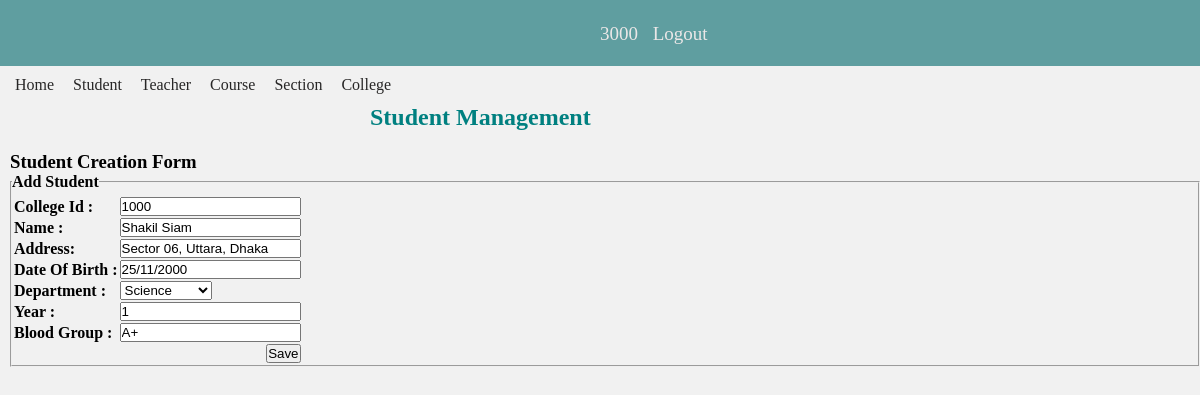
/view/editStudents.php?id=2 (signed in), run on the app's committed database.
### tables this page shows
CREATE TABLE `students` (
  `id` int(9) NOT NULL,
  `cid` int(9) NOT NULL,
  `name` varchar(50) NOT NULL,
  `department_id` int(9) NOT NULL,
  `address` varchar(80) NOT NULL,
  `dob` varchar(12) NOT NULL,
  `year` int(3) NOT NULL,
  `blood` varchar(10) NOT NULL,
  `password` varchar(25) NOT NULL,
  `section_id` int(9) DEFAULT NULL,
  `created` timestamp NOT NULL DEFAULT current_timestamp()
);

### models/db_config.php (called while the page is built, shortened)
<?php
	$db_server="localhost";
	$db_uname="root";
	$db_pass="";
	$db_name="college_portal_db";
	function get($query){
		global $db_server,$db_uname,$db_pass,$db_name;
		$conn = mysqli_connect($db_server,$db_uname,$db_pass,$db_name);
		$data = array();
		if($conn){
			$result = mysqli_query($conn,$query);
			while($row = mysqli_fetch_assoc($result)){
				$data[] = $row;
			}
		}
		return $data;
	}
?>

### controllers/studentController.php (called while the page is built, shortened)
<?php
     require_once "../models/db_config.php";
     $departments = getAllDepartments();
     function getStudent($id){
          $query ="SELECT * FROM students where id = $id";
          $rs = get($query);
          return $rs[0];
     }
     function getAllDepartments(){
          $query ="SELECT * FROM departments";
          $rs = get($query);
          return $rs;
     }
?>

### view/editStudents.php (the view, shortened to what this page needs)
<?php
    include_once "../controllers/studentController.php";
    $student = getStudent($_GET["id"]);
    $department = getAllDEpartments();
?>
<!DOCTYPE html>
<html lang="en">
<head>
    <link rel="stylesheet" href="./css/style.css">
</head>
<body>
<?php  require_once "./headerDash.php"; ?>
<div class="main-container">
        <?php  include_once "./adminNav.php"?>
        <div class="home">
            <h2>Student Management</h2>
            <div class="students-section">
                <h3>Student Creation Form</h3>
                <form action="" method="post">
        <fieldset>
            <legend><b>Add Student</b></legend>
                 <table>
                     <tr>
                        <td><b>College Id :</b></td>
                        <td><input type="text" name="cid" value="<?php echo $student["cid"]; ?>"></td>
                    </tr>
                    <tr>
                        <td><b>Name :</b></td>
                        <td><input type="text" name="name" value="<?php echo $student["name"]; ?>"></td>
                    </tr>
                    <tr>
                        <td><b>Address:</b></td>
                        <td><input type="text" name="address" value="<?php echo $student["address"]; ?>"></td>
                    </tr>
                    <tr>
                        <td><b>Date Of Birth :</b></td>
                        <td>
                            <input type="text" name="dob" value="<?php echo $student["dob"]; ?>" placeholder="dd/mm/yy"><br>
                        </td>
                    </tr>
                    <tr>
                        <td><b>Department :</b></td>
                        <td>
                            <select name="department">
                                <?php
                                   foreach($departments as $c){
                                    if($c['id']==$student['department_id']){
                                        echo "<option selected value='".$c["id"]."'>".$c["d_name"]."</option>";
                                    }
                                    else{
                                        echo "<option value='".$c["id"]."'>".$c["d_name"]."</option>";
                                    }
                                }
                                ?>
                            </select>
                        </td>
                    </tr>
                    <tr>
                        <td><b>Year :</b></td>
                        <td>
                            <input type="text" name="year" value="<?php echo $student["year"]; ?>"><br>
                        </td>
                    </tr>
                    <tr>
                        <td><b>Blood Group :</b></td>
                        <td>
                            <input type="text" name="blood" value="<?php echo $student["blood"]; ?>"><br>
                        </td>
                    </tr>
                <tr>
					<td colspan="2" align="right"><input type="submit" name="edit_student" value="Save"></td>
				</tr>
            </table>
        </fieldset>
    </form>
            </div>
        </div>
    </div>
</body>
</html>

### view/css/style.css (style rules this page uses)
* { margin: 0px; padding: 0px; }
body { background: rgb(241, 241, 241); }
.main-container { background: rgb(241, 241, 241); width: 100%; }
.home h2 { padding-left: 370px; margin-bottom: 8px; color: teal; }
.students-section { padding-left: 10px; margin-top: 20px; }

### data on the page
students: cid "1000", name "Shakil Siam", address "Sector 06, Uttara, Dhaka", dob "25/11/2000", year "1", blood "A+"

### other printed values
$userName "3000"
form field department "Science"
